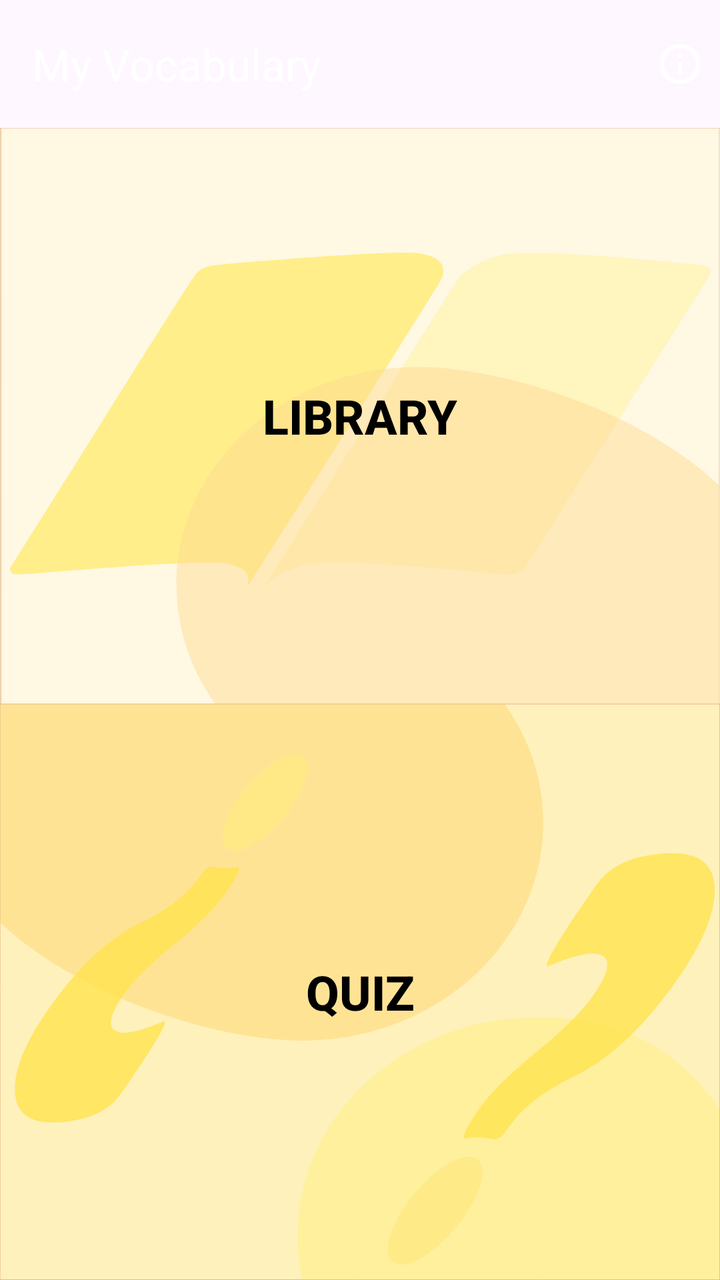
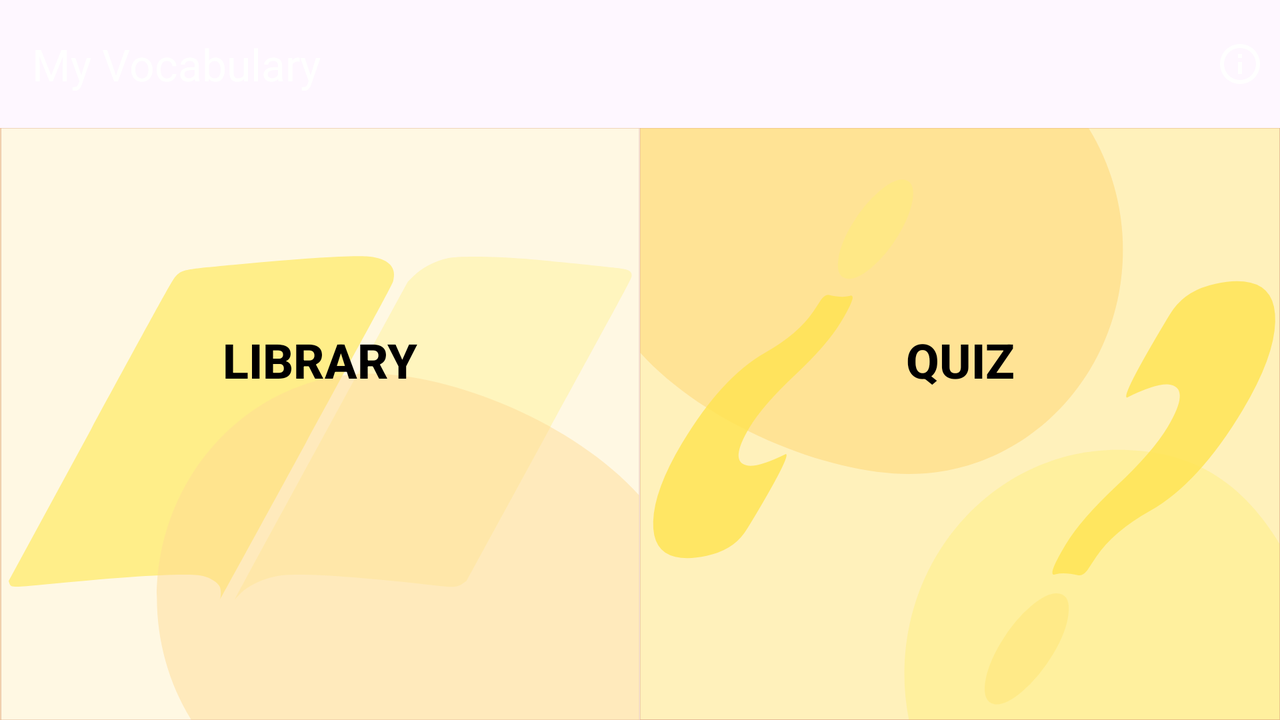

First picture: res/layout/ on a phone held upright. Second picture: the repository's own variant of that layout, on a device whose configuration matches the variant's folder. Source for both follows.
<!-- AndroidManifest.xml: application theme Theme.MyVocabulary -->
<!-- res/layout/fragment_home.xml -->
<?xml version="1.0" encoding="utf-8"?>
<androidx.constraintlayout.widget.ConstraintLayout xmlns:android="http://schemas.android.com/apk/res/android"
    xmlns:app="http://schemas.android.com/apk/res-auto"
    android:id="@+id/home_fragment_container"
    android:layout_width="match_parent"
    android:layout_height="match_parent"
    android:layout_gravity="center">

    <com.google.android.material.appbar.AppBarLayout
        android:id="@+id/app_bar"
        android:layout_width="match_parent"
        android:layout_height="wrap_content"
        android:fitsSystemWindows="true"
        app:layout_constraintEnd_toEndOf="parent"
        app:layout_constraintStart_toStartOf="parent"
        app:layout_constraintTop_toTopOf="parent">

        <androidx.appcompat.widget.Toolbar
            android:id="@+id/main_toolbar"
            app:titleTextColor="@color/white"
            android:layout_width="match_parent"
            android:layout_height="wrap_content"
            android:fitsSystemWindows="true"
            android:textAlignment="center"
            app:layout_constraintEnd_toEndOf="parent"
            app:layout_constraintStart_toStartOf="parent"
            app:layout_constraintTop_toTopOf="parent"
            app:title="@string/my_vocabulary_app_title">

            <ImageButton
                android:id="@+id/about_button"
                android:layout_width="@dimen/information_icon_size"
                android:layout_height="@dimen/information_icon_size"
                android:padding="@dimen/padding_normal"
                android:background="@null"
                android:scaleType="fitCenter"
                android:layout_gravity="end"
                android:src="@drawable/ic_info_outline"
                android:tint="@color/white"
                android:elevation="2dp"/>

            <ImageButton
                android:id="@+id/quote_button"
                android:layout_width="@dimen/information_icon_size"
                android:layout_height="@dimen/information_icon_size"
                android:padding="@dimen/padding_normal"
                android:background="@null"
                android:scaleType="fitCenter"
                android:layout_gravity="end"
                android:src="@drawable/ic_format_quote"
                android:tint="@color/white"
                android:visibility="invisible"
                android:elevation="2dp"/>
        </androidx.appcompat.widget.Toolbar>
    </com.google.android.material.appbar.AppBarLayout>

    <ImageView
        android:id="@+id/dictionary_image"
        android:layout_width="0dp"
        android:layout_height="0dp"
        android:src="@drawable/ic_dictionary_background_1000"
        android:scaleType="fitXY"
        app:layout_constraintStart_toStartOf="parent"
        app:layout_constraintEnd_toEndOf="parent"
        app:layout_constraintBottom_toTopOf="@id/quiz_image"
        app:layout_constraintTop_toBottomOf="@id/app_bar"/>
    <Button
        android:id="@+id/dictionary_button"
        style="?android:attr/borderlessButtonStyle"
        android:layout_width="match_parent"
        android:layout_height="0dp"
        android:background="?selectableItemBackground"
        android:backgroundTint="#00ffffff"
        android:gravity="center"
        android:text="@string/library_button"
        android:textColor="@color/primary_text"
        android:textSize="@dimen/text_size_large"
        android:textStyle="bold"
        app:layout_constraintBottom_toTopOf="@+id/quiz_button"
        app:layout_constraintEnd_toEndOf="parent"
        app:layout_constraintStart_toStartOf="parent"
        app:layout_constraintTop_toBottomOf="@+id/app_bar" />

    <ImageView
        android:id="@+id/quiz_image"
        android:layout_width="0dp"
        android:layout_height="0dp"
        android:src="@drawable/ic_clean_question_button_1000"
        android:scaleType="fitXY"
        app:layout_constraintStart_toStartOf="parent"
        app:layout_constraintEnd_toEndOf="parent"
        app:layout_constraintBottom_toBottomOf="parent"
        app:layout_constraintTop_toBottomOf="@id/dictionary_image"/>

    <Button
        android:id="@+id/quiz_button"
        style="?android:attr/borderlessButtonStyle"
        android:layout_width="match_parent"
        android:layout_height="0dp"
        android:backgroundTint="#00ffffff"
        android:background="?selectableItemBackground"
        android:text="@string/quizzes_button"
        android:textColor="@color/primary_text"
        android:textSize="@dimen/text_size_large"
        android:textStyle="bold"
        app:layout_constraintBottom_toBottomOf="parent"
        app:layout_constraintEnd_toEndOf="parent"
        app:layout_constraintStart_toStartOf="parent"
        app:layout_constraintTop_toBottomOf="@+id/dictionary_image" />

</androidx.constraintlayout.widget.ConstraintLayout>
<!-- resources referenced by this layout -->
<resources>
  <color name="primary_text">#000000</color>
  <dimen name="information_icon_size">40dp</dimen>
  <dimen name="padding_normal">8dp</dimen>
  <dimen name="text_size_large">24sp</dimen>
  <!-- drawable ic_clean_question_button_1000: vector/xml drawable (drawable, 3821 chars, omitted) -->
  <!-- drawable ic_dictionary_background_1000: vector/xml drawable (drawable, 2452 chars, omitted) -->
  <!-- drawable ic_info_outline (drawable) -->
  <vector android:autoMirrored="true" android:height="24dp"
      android:viewportHeight="24.0" android:viewportWidth="24.0"
      android:width="24dp" xmlns:android="http://schemas.android.com/apk/res/android">
      <path android:fillColor="@color/white" android:pathData="M11,17h2v-6h-2v6zM12,2C6.48,2 2,6.48 2,12s4.48,10 10,10 10,-4.48 10,-10S17.52,2 12,2zM12,20c-4.41,0 -8,-3.59 -8,-8s3.59,-8 8,-8 8,3.59 8,8 -3.59,8 -8,8zM11,9h2L13,7h-2v2z"/>
  </vector>
  <string name="library_button">Library</string>
  <string name="my_vocabulary_app_title">My Vocabulary</string>
  <string name="quizzes_button">Quiz</string>
  <style name="Theme.MyVocabulary" parent="Theme.Material3.DayNight.NoActionBar">
          <item name="android:windowLayoutInDisplayCutoutMode">shortEdges</item>
          <item name="android:windowTranslucentStatus">false</item>
          <item name="android:windowTranslucentNavigation">false</item>
      </style>
</resources>
<!-- res/layout-land/fragment_home.xml (the repository's variant of the layout above) -->
<!-- drawn on the phone turned sideways -->
<?xml version="1.0" encoding="utf-8"?>
<androidx.constraintlayout.widget.ConstraintLayout xmlns:android="http://schemas.android.com/apk/res/android"
    xmlns:app="http://schemas.android.com/apk/res-auto"
    android:id="@+id/home_fragment_container"
    android:layout_width="match_parent"
    android:layout_height="match_parent"
    android:layout_gravity="center">

    <com.google.android.material.appbar.AppBarLayout
        android:id="@+id/app_bar"
        android:layout_width="match_parent"
        android:layout_height="wrap_content"
        android:fitsSystemWindows="true"
        app:layout_constraintEnd_toEndOf="parent"
        app:layout_constraintStart_toStartOf="parent"
        app:layout_constraintTop_toTopOf="parent">

        <androidx.appcompat.widget.Toolbar
            android:id="@+id/main_toolbar"
            android:layout_width="match_parent"
            android:layout_height="wrap_content"
            app:titleTextColor="@color/white"
            android:fitsSystemWindows="true"
            android:textAlignment="center"
            app:layout_constraintEnd_toEndOf="parent"
            app:layout_constraintStart_toStartOf="parent"
            app:layout_constraintTop_toTopOf="parent"
            app:title="@string/my_vocabulary_app_title">

            <ImageButton
                android:id="@+id/about_button"
                android:layout_width="@dimen/information_icon_size"
                android:layout_height="@dimen/information_icon_size"
                android:layout_gravity="end"
                android:background="@null"
                android:elevation="2dp"
                android:padding="@dimen/padding_normal"
                android:scaleType="fitCenter"
                android:src="@drawable/ic_info_outline"
                android:tint="@color/icons" />

            <ImageButton
                android:id="@+id/quote_button"
                android:layout_width="@dimen/information_icon_size"
                android:layout_height="@dimen/information_icon_size"
                android:layout_gravity="end"
                android:background="@null"
                android:elevation="2dp"
                android:padding="@dimen/padding_normal"
                android:scaleType="fitCenter"
                android:src="@drawable/ic_format_quote"
                android:tint="@color/icons"
                android:visibility="invisible" />
        </androidx.appcompat.widget.Toolbar>
    </com.google.android.material.appbar.AppBarLayout>

    <ImageView
        android:id="@+id/dictionary_image"
        android:layout_width="0dp"
        android:layout_height="0dp"
        android:scaleType="fitXY"
        android:src="@drawable/ic_dictionary_background_1000"
        app:layout_constraintBottom_toBottomOf="parent"
        app:layout_constraintEnd_toStartOf="@id/quiz_image"
        app:layout_constraintStart_toStartOf="parent"
        app:layout_constraintTop_toBottomOf="@id/app_bar" />

    <Button
        android:id="@+id/dictionary_button"
        style="?android:attr/borderlessButtonStyle"
        android:layout_width="0dp"
        android:layout_height="match_parent"
        android:background="?selectableItemBackground"
        android:backgroundTint="#00ffffff"
        android:gravity="center"
        android:text="@string/library_button"
        android:textColor="@color/primary_text"
        android:textSize="@dimen/text_size_large"
        android:textStyle="bold"
        app:layout_constraintBottom_toBottomOf="parent"
        app:layout_constraintEnd_toStartOf="@id/quiz_button"
        app:layout_constraintStart_toStartOf="parent"
        app:layout_constraintTop_toBottomOf="@+id/app_bar" />

    <ImageView
        android:id="@+id/quiz_image"
        android:layout_width="0dp"
        android:layout_height="0dp"
        android:scaleType="fitXY"
        android:src="@drawable/ic_clean_question_button_1000"
        app:layout_constraintBottom_toBottomOf="parent"
        app:layout_constraintEnd_toEndOf="parent"
        app:layout_constraintStart_toEndOf="@id/dictionary_image"
        app:layout_constraintTop_toBottomOf="@id/app_bar" />

    <Button
        android:id="@+id/quiz_button"
        style="?android:attr/borderlessButtonStyle"
        android:layout_width="0dp"
        android:layout_height="match_parent"
        android:background="?selectableItemBackground"
        android:backgroundTint="#00ffffff"
        android:text="@string/quizzes_button"
        android:textColor="@color/primary_text"
        android:textSize="@dimen/text_size_large"
        android:textStyle="bold"
        app:layout_constraintBottom_toBottomOf="parent"
        app:layout_constraintEnd_toEndOf="parent"
        app:layout_constraintStart_toEndOf="@id/dictionary_button"
        app:layout_constraintTop_toBottomOf="@+id/app_bar" />

</androidx.constraintlayout.widget.ConstraintLayout>
<!-- resources referenced by the variant -->
<!-- as the phone turned sideways resolves them -->
<resources>
  <color name="icons">#ffffff</color>
  <color name="primary_text">#000000</color>
  <dimen name="information_icon_size">40dp</dimen>
  <dimen name="padding_normal">8dp</dimen>
  <dimen name="text_size_large">24sp</dimen>
  <!-- drawable ic_clean_question_button_1000: vector/xml drawable (drawable, 3821 chars, omitted) -->
  <!-- drawable ic_dictionary_background_1000: vector/xml drawable (drawable, 2452 chars, omitted) -->
  <!-- drawable ic_info_outline (drawable) -->
  <vector android:autoMirrored="true" android:height="24dp"
      android:viewportHeight="24.0" android:viewportWidth="24.0"
      android:width="24dp" xmlns:android="http://schemas.android.com/apk/res/android">
      <path android:fillColor="@color/white" android:pathData="M11,17h2v-6h-2v6zM12,2C6.48,2 2,6.48 2,12s4.48,10 10,10 10,-4.48 10,-10S17.52,2 12,2zM12,20c-4.41,0 -8,-3.59 -8,-8s3.59,-8 8,-8 8,3.59 8,8 -3.59,8 -8,8zM11,9h2L13,7h-2v2z"/>
  </vector>
  <string name="library_button">Library</string>
  <string name="my_vocabulary_app_title">My Vocabulary</string>
  <string name="quizzes_button">Quiz</string>
  <style name="Theme.MyVocabulary" parent="Theme.Material3.DayNight.NoActionBar">
          <item name="android:windowLayoutInDisplayCutoutMode">shortEdges</item>
          <item name="android:windowTranslucentStatus">false</item>
          <item name="android:windowTranslucentNavigation">false</item>
      </style>
</resources>
